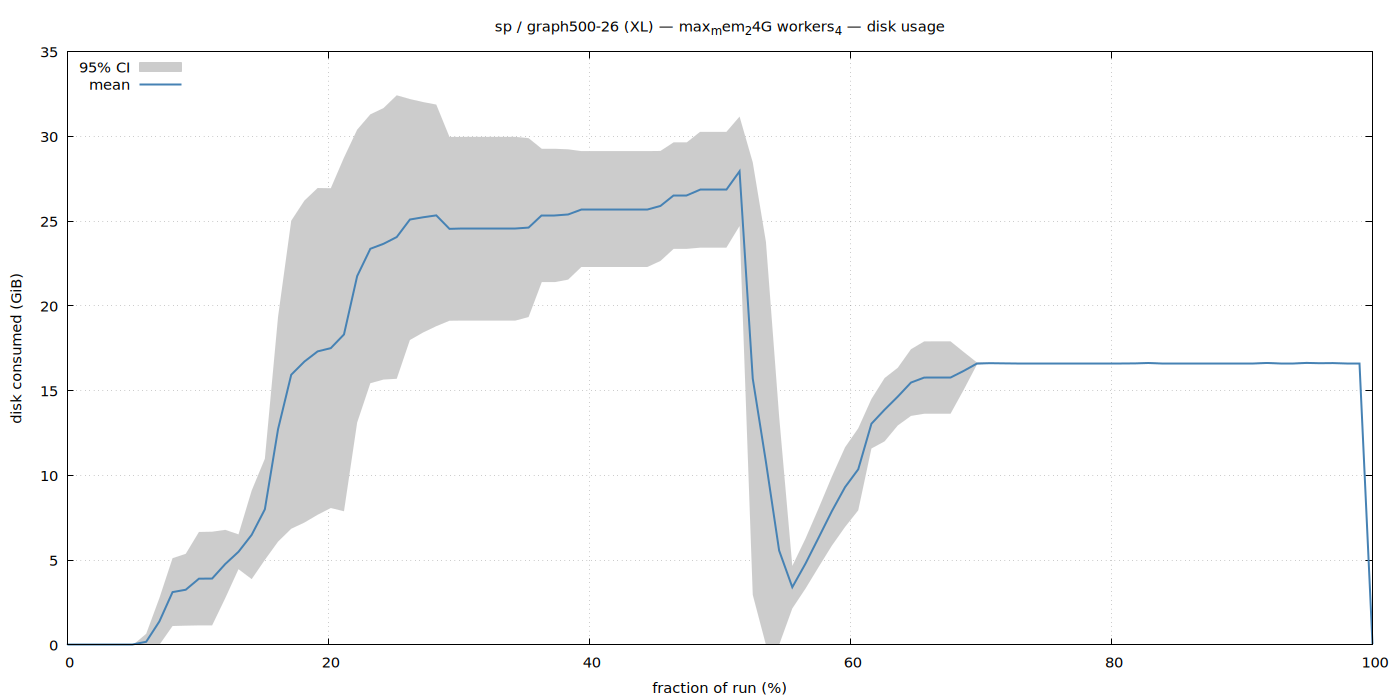

Generate this figure with gnuplot:
set terminal pngcairo size 1400,700 enhanced font 'Sans,11'
set output '/home/ubuntu/nvm/results/sp/XL/graph500-26/max_mem_24G_workers_4/disk.png'
set title "sp / graph500-26 (XL) — max_mem_24G workers_4 — disk usage"
set xlabel 'fraction of run (%)'
set ylabel 'disk consumed (GiB)'
set grid
set key top left
set yrange [0:*]
plot '/home/ubuntu/nvm/results/sp/XL/graph500-26/max_mem_24G_workers_4/disk.dat' using 1:3:4 with filledcurves lc rgb '#cccccc' title '95% CI', \
     '' using 1:2 with lines lw 2 lc rgb '#4682b4' title 'mean'
